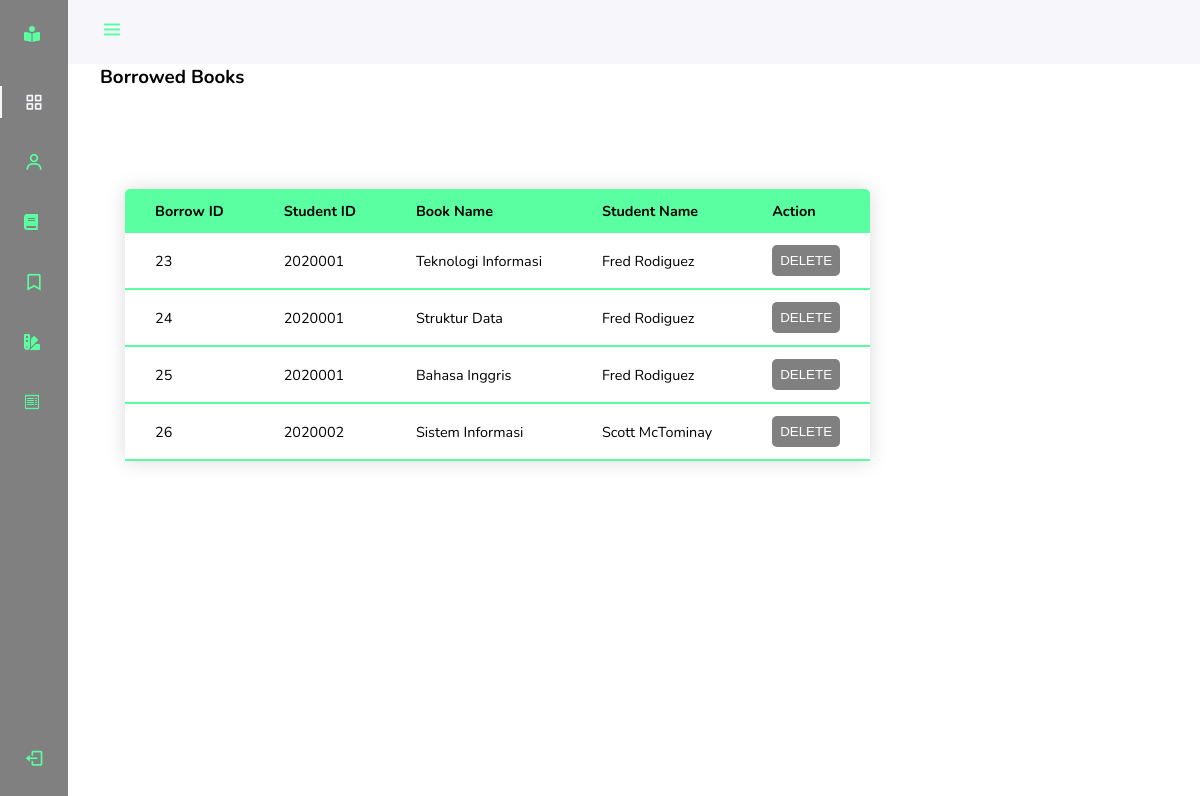
Screenshot of /admin/borrowedbooks.php with the database file from the repository.
### tables this page shows
CREATE TABLE `borrow` (
  `borrowId` int(255) NOT NULL,
  `adminId` int(10) NOT NULL,
  `BooksId` int(11) NOT NULL,
  `StudentName` varchar(25) NOT NULL,
  `id_student` int(11) NOT NULL,
  `bookName` varchar(30) NOT NULL,
  `borrowDate` varchar(12) NOT NULL,
  `returnDate` varchar(12) NOT NULL,
  `fine` varchar(100) NOT NULL
);

### admin/borrowedbooks.php (the view, shortened to what this page needs)
<?php
require '../includes/db-inc.php';
?>
<!DOCTYPE html>
<html lang="en" dir="ltr">
  <head>
    <link href='https://cdn.jsdelivr.net/npm/boxicons@2.0.5/css/boxicons.min.css' rel='stylesheet'>
    <link rel="stylesheet" href="https://cdnjs.cloudflare.com/ajax/libs/font-awesome/5.15.1/css/all.min.css">
    <link rel="stylesheet" href="assets/css/styles.css">
  </head>
  <body id="body-pd">
    <header class="header" id="header">
        <div class="header__toggle">
            <i class='bx bx-menu' id="header-toggle"></i>
        </div>
    </header>
    <div class="l-navbar" id="nav-bar">
        <nav class="nav">
            <div>
                <a href="#" class="nav__logo">
                    <i class="fas fa-book-reader" style="font-size: 24; color:#59ffa0"></i>
                </a>
                <div class="nav__list">
                    <a href="dashboard.php" class="nav__link active">
                    <i class='bx bx-grid-alt nav__icon' ></i>
                    </a>
                    <a href="users.php" class="nav__link">
                        <i class='bx bx-user nav__icon' ></i>
                    </a>
                    <a href="bookstable.php" class="nav__link">
                        <i class="fas fa-book"></i>
                    </a>
                    <a href="viewstudents.php" class="nav__link">
                        <i class='bx bx-bookmark nav__icon' ></i>
                    </a>
                    <a href="borrowedbooks.php" class="nav__link">
                        <i class='fas fa-swatchbook'></i>
                    </a>
                    <a href="fines.php" class="nav__link">
                    </a>
                </div>
            </div>
            <a href="../Main page/logout.php" class="nav__link">
                <i class='bx bx-log-out nav__icon' ></i>
            </a>
        </nav>
    </div>
        <h3>Borrowed Books</h3>
		  <table class="content-table">
		  <thead>
					<tr>
					<th>Borrow ID</th>
					<th>Student ID</th>
					<th>Book Name</th>
					 <th>Student Name</th>
					<th>Action</th>
				  </tr>
					</thead>
					 <?php
					$sql = "SELECT * FROM borrow";
					$query = mysqli_query($conn, $sql);
						while($row = mysqli_fetch_array($query)){
							?>
							<tbody>
							<tr>
							<td><?php echo $row['borrowId'] ?></td>
							<td><?php echo $row['id_student'];?></td>
							 <td><?php echo $row['bookName']; ?></td>
				             <td><?php echo $row['StudentName']; ?></td>
                            <td>   <form method='post' action='borrowedbooks.php'>
                        <button class="delete-button" name='delete' type='submit' value='Delete' class='btn btn-warning' onclick='return Delete()'>DELETE</button>
                        </form>
                    </td>
							</tr>
							</tbody>
							<?php }
					 ?>
					 </table>
  </body>
</html>

### admin/assets/css/styles.css (style rules this page uses)
:root { --header-height: 3rem; --nav-width: 68px; --first-color: #59ffa0; --first-color-light: #AFA5D9; --white-color: #F7F6FB; --second-color :gray; --third-color :#caf0f8; --body-font: 'Nunito', sans-serif; --normal-font-size: 1rem; --body-font2: 'Quicksand', sans-serif; --z-fixed: 100; }
*,::before,::after { box-sizing: border-box; }
body { position: relative; margin: var(--header-height) 0 0 0; padding: 0 1rem; font-family: var(--body-font); font-size: var(--normal-font-size); transition: .5s; }
a { text-decoration: none; }
.header { width: 100%; height: var(--header-height); position: fixed; top: 0; left: 0; display: flex; align-items: center; justify-content: space-between; padding: 0 1rem; background-color: var(--white-color); z-index: var(--z-fixed); transition: .5s; }
.header__toggle { color: var(--first-color); font-size: 1.5rem; cursor: pointer; }
.l-navbar { position: fixed; top: 0; left: -30%; width: var(--nav-width); height: 100vh; background-color: var(--second-color); padding: .5rem 1rem 0 0; transition: .5s; z-index: var(--z-fixed); }
.nav { height: 100%; display: flex; flex-direction: column; justify-content: space-between; overflow: hidden; }
.nav__logo, .nav__link { display: grid; grid-template-columns: max-content max-content; align-items: center; column-gap: 1rem; padding: .5rem 0 .5rem 1.5rem; font-family: var(--body-font2); }
.nav__logo { margin-bottom: 2rem; }
.nav__link { position: relative; color: var(--first-color); margin-bottom: 1.5rem; transition: .3s; }
.nav__icon { font-size: 1.25rem; }
.active { color: var(--white-color); }
.active::before { content: ''; position: absolute; left: 0; width: 2px; height: 32px; background-color: var(--white-color); }
.delete-button { background-color: gray; color: white; border: none; padding: 8px 8px; border-radius: 5px; }
.content-table { border-collapse: collapse; margin: 25px 0; font-size: 0.9em; min-width: 400px; border-radius: 5px 5px 0 0; overflow: hidden; box-shadow: 0 0 20px rgba(0, 0, 0, 0.15); position: absolute; top: 100px; left: 125px; }
.content-table thead tr { background-color: #59ffa0; text-align: left; font-weight: bold; }
.content-table th, .content-table td { padding: 12px 30px; }
.content-table tbody tr:last-of-type { border-bottom: 2px solid #59ffa0; }
@media screen and (min-width: 768px) { body { margin: calc(var(--header-height) + 1rem) 0 0 0; padding-left: calc(var(--nav-width) + 2rem); } }
@media screen and (min-width: 768px) { .header { height: calc(var(--header-height) + 1rem); padding: 0 2rem 0 calc(var(--nav-width) + 2rem); } }
@media screen and (min-width: 768px) { .l-navbar { left: 0; padding: 1rem 1rem 0 0; } }

### rows the page displays
borrow: borrowId "23", id_student "2020001", bookName "Teknologi Informasi", StudentName "Fred Rodiguez"
borrow: borrowId "24", id_student "2020001", bookName "Struktur Data", StudentName "Fred Rodiguez"
borrow: borrowId "25", id_student "2020001", bookName "Bahasa Inggris", StudentName "Fred Rodiguez"
borrow: borrowId "26", id_student "2020002", bookName "Sistem Informasi", StudentName "Scott McTominay"
